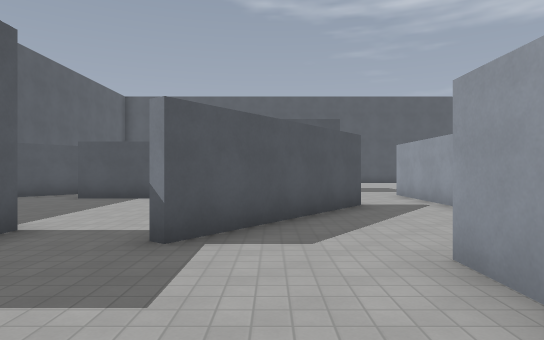
View 1 (above)

24 first-person views from a walk through a 3-D level made in the Godot game engine. The camera is 1.5 m above the floor, looks level and sees 75° across. The floor is counted in squares, 2 m on a side. Each view is taken from the middle of a square. On the plan, view 1 faces up. The plan holds only what a view shows up to about 11 squares ahead; the rest is blank. Surface patterns are stand-ins for the level's own textures.

View 2
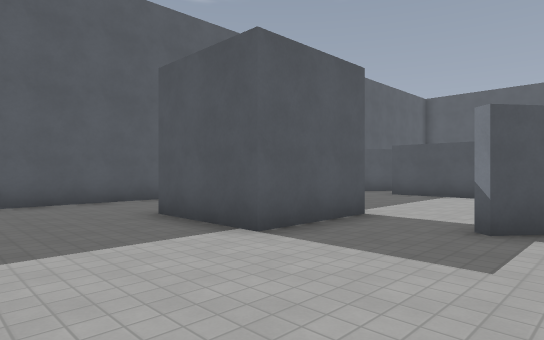

View 3
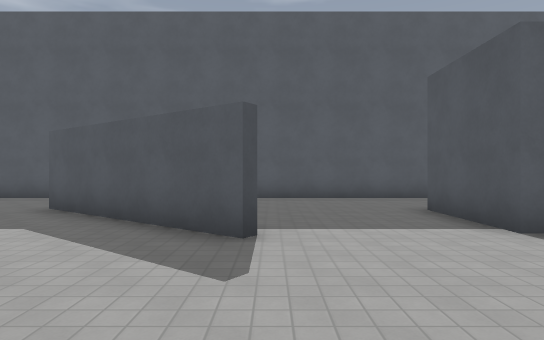

View 4
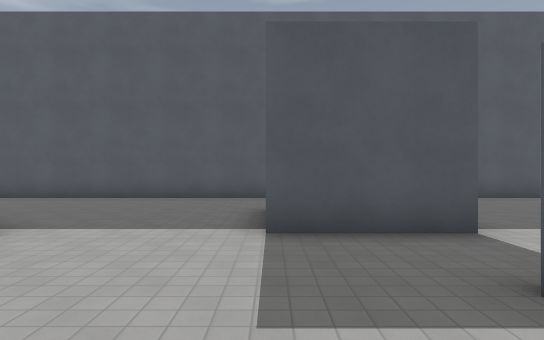

View 5
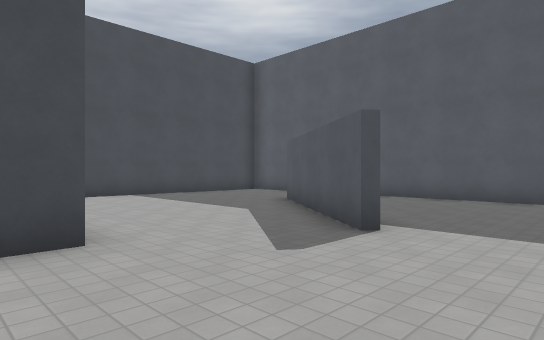

View 6
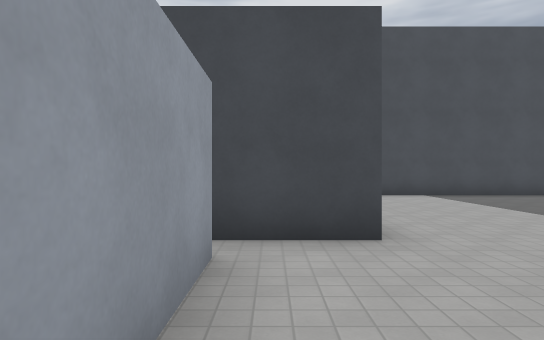

View 7
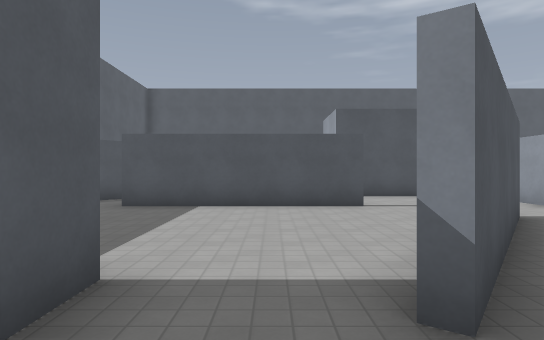

View 8
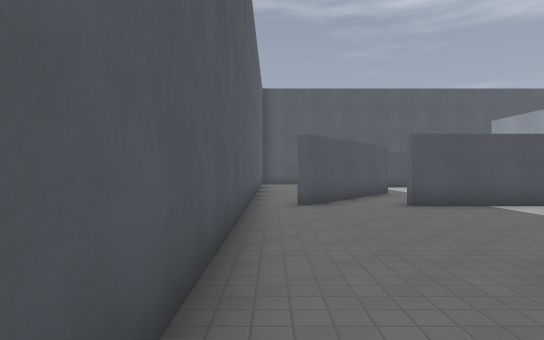

View 9
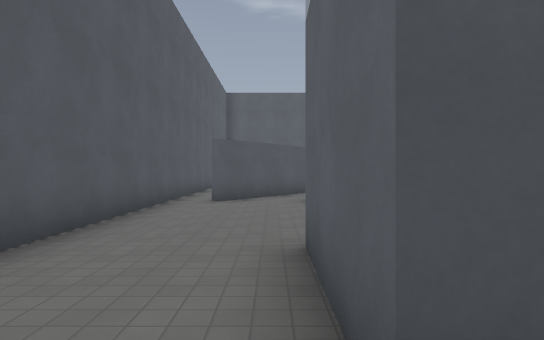

View 10
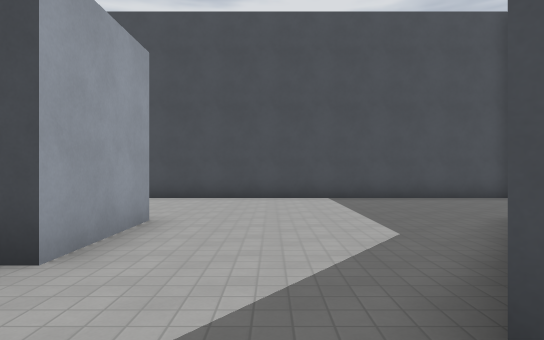

View 11
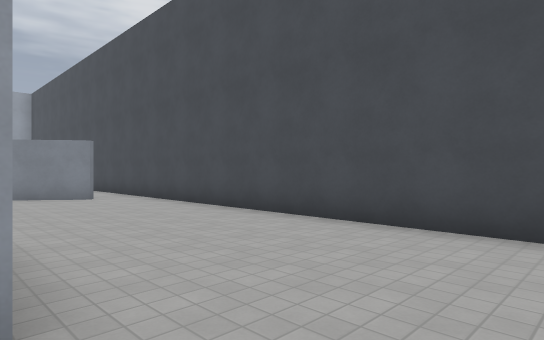

View 12
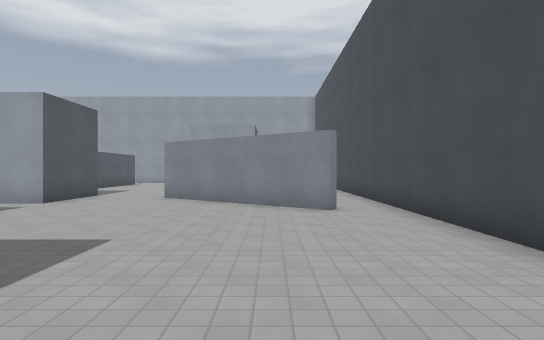

View 13
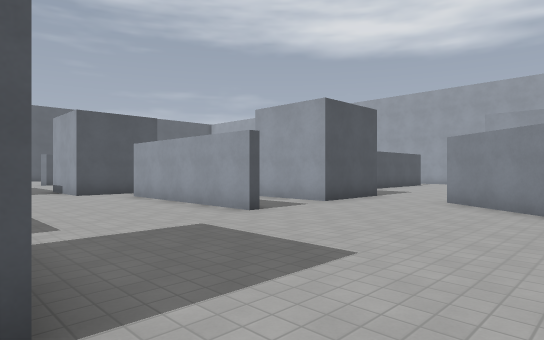

View 14
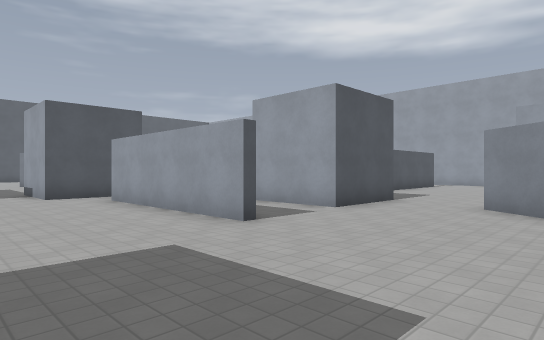

View 15
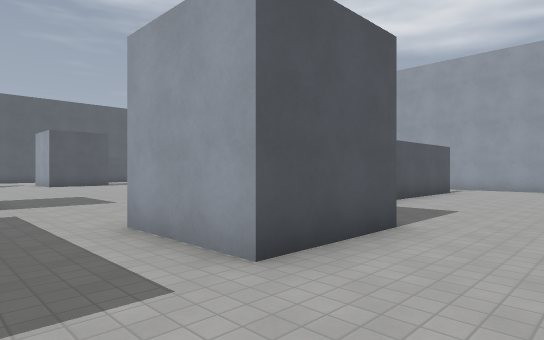

View 16
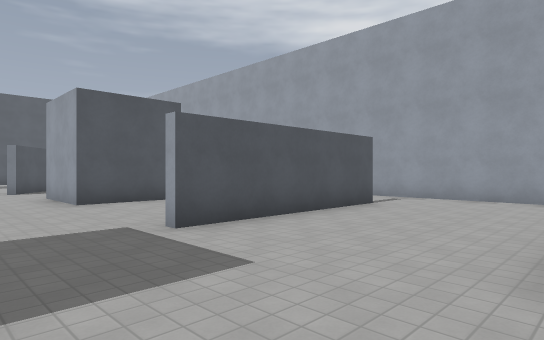

View 17
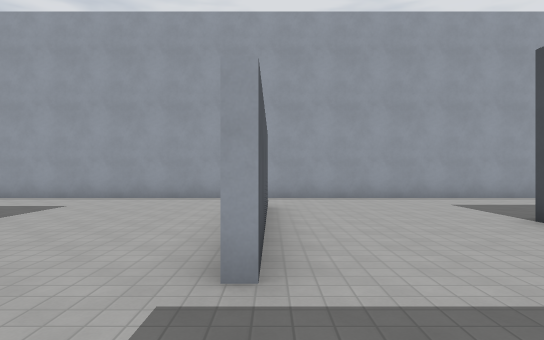

View 18
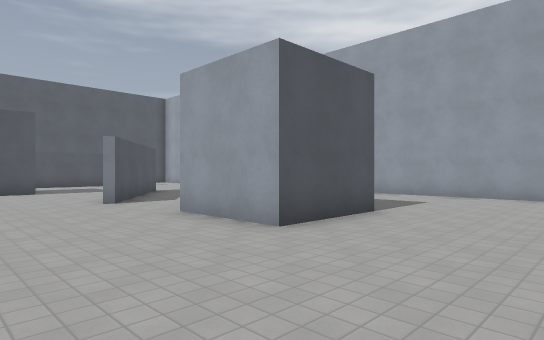

View 19
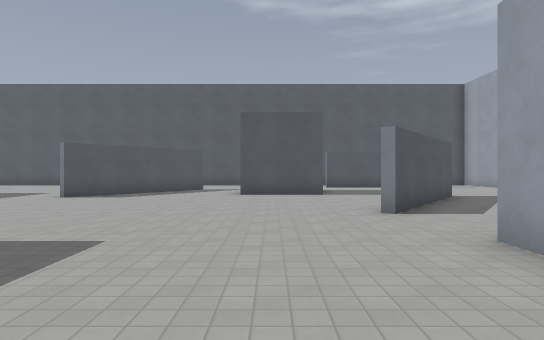

View 20
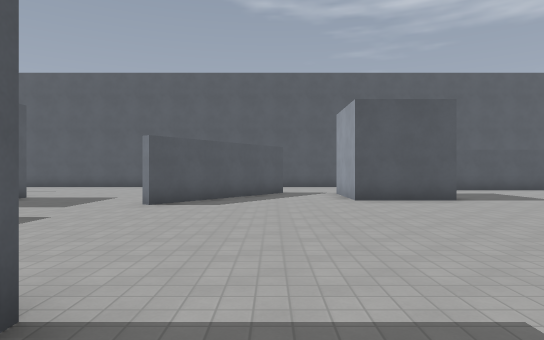

View 21
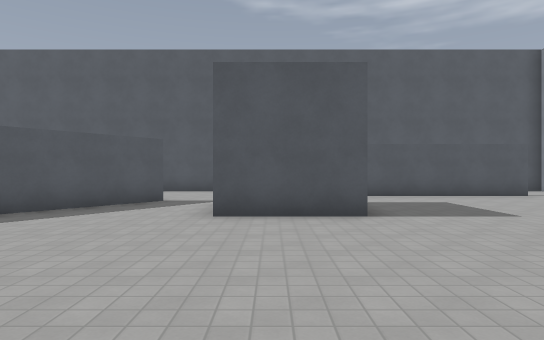

View 22
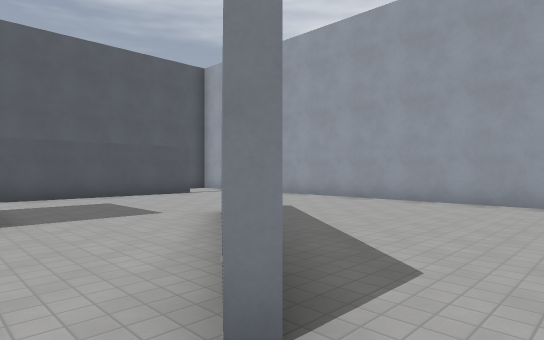

View 23
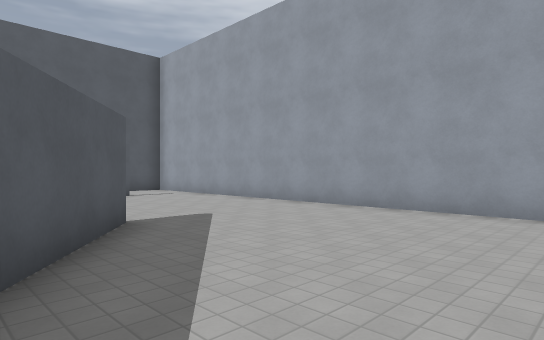

View 24
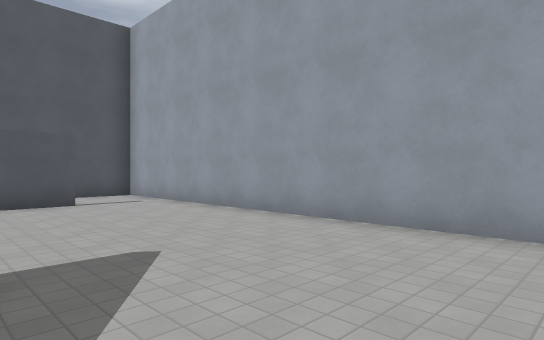

### Floor plan
Points are (right, up) in squares from view 1. A wall is a line through its corners. A room is listed if a view was taken in it or the views show most of it. See-through windows are left out.
Room 1 (views 1, 2, 3, 4, 5, 6, 7, 8, 9, 10)
walls: (-3.2, 4.5) (-3.2, 1.9) (-5.7, 1.9) (-5.7, 4.4); (1.5, 1.9) (1.5, 3); (-0.2, -2.8) (1.8, -2.8); (1.5, -2) (1.5, 0.4); (0, 9.3) (-5.1, 9.3); (-6.3, 10.7) (-7.2, 9.4); (-8.5, 9.6) (-8.5, -5.4)
ways out: opening at (-8, 10) to room 2; opening at (-7.5, -6) to room 2; opening at (-1.5, -3.5) to room 2; opening at (0.5, 3) to room 2; opening at (0.5, 8.5) to room 2
Room 2 (views 11, 12, 13, 14, 15, 16, 17, 18, 19, 20, 21, 22, 23, 24)
walls: (6.9, 4.2) (5.3, 4.2) (5.3, 6.8); (3.7, 7.2) (3.7, 10.6); (1.9, 7.6) (-1.1, 3.6); (14, 9.3) (15, 10.6); (6.4, -2.1) (6.4, 3); (2.2, 12.1) (0.6, 12.1); (11.5, -1.9) (9, -1.9) (9, 0.6); (17, 4.2) (14.4, 4.2) (14.4, 6.8); (13.6, 13.7) (11.1, 13.7) (11.1, 16); (9.4, 16.6) (6.3, 12.5); (17.1, 13) (14.1, 9); (19.4, 0.1) (14.3, 0.1); (-2.8, -1.2) (-5.9, -5.3); (-0.2, -5.4) (-0.2, -2.8); (7.6, -8.1) (10.7, -4); (-4.6, 13) (-6.3, 10.7); (19.4, 18.2) (14.3, 18.2); (-8.5, 12.6) (-8.5, 9.6); (21.5, -7.1) (21.5, 20.5) (20, 20.5); (-8.5, -6.9) (-8.5, -8.4); (-8.4, -9.5) (12, -9.5)
ways out: opening at (-8, 10) to room 1; opening at (-7.5, -6) to room 1; opening at (-1.5, -3.5) to room 1; opening at (0.5, 3) to room 1; opening at (0.5, 8.5) to room 1

Where each view was taken, in squares from view 1:
view 1: 0 up, 0 right, facing up
view 2: 1 down, 0 right, facing up-left
view 3: 1 down, 1 right, facing left
view 4: 2 up, 1 right, facing left
view 5: 1 up, 1 right, facing down-left
view 6: 1 up, 1 right, facing down
view 7: 2 up, 2 left, facing up
view 8: 2 up, 8 left, facing up
view 9: 1 up, 6 left, facing up
view 10: 0 up, 2 left, facing down
view 11: 5 down, 2 left, facing down-right
view 12: 7 down, 1 right, facing right
view 13: 7 down, 2 right, facing up-right
view 14: 6 down, 3 right, facing up-right
view 15: 4 down, 7 right, facing up-right
view 16: 4 down, 12 right, facing up-right
view 17: 0 up, 12 right, facing right
view 18: 1 up, 11 right, facing up-right
view 19: 3 up, 12 right, facing up
view 20: 5 up, 9 right, facing up
view 21: 8 up, 12 right, facing up
view 22: 8 up, 13 right, facing up-right
view 23: 8 up, 15 right, facing up-right
view 24: 10 up, 17 right, facing up-right
